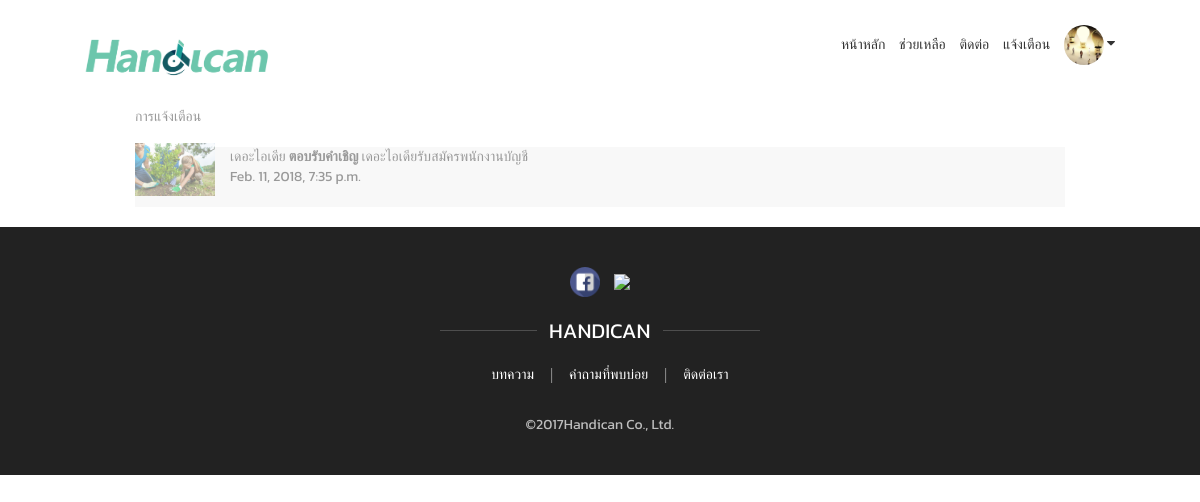
The app's page /notifications/ (signed in) with its own data.
### myapp/models.py (models this page shows, shortened)
class CompanyInfo(models.Model):
	profile = models.ForeignKey(Profile, on_delete=models.SET_NULL,blank=True,null=True)
	th_name = models.CharField(max_length=100,editable=True )
	en_name = models.CharField(max_length=100,editable=True )
	phone_no = models.CharField(max_length=20,default="ไม่ระบุ")
	hr_no = models.CharField(max_length=100,editable=True,blank=True,null=True )
	address = models.CharField(max_length=5000,default="ไม่ระบุ")
	info = models.CharField(max_length=5000,default="ไม่ระบุ")
	website = models.CharField(max_length=50,default="ไม่ระบุ")
	fax = models.CharField(max_length=30)
	company_type = models.CharField(max_length=100)
	get_more_info = models.BooleanField()
	created_at = models.DateTimeField(auto_now_add=True,null=True,)

class Notifications(models.Model):
	user = models.ForeignKey(User, on_delete=models.SET_NULL,blank=True,null=True)
	job = models.ForeignKey(Job,on_delete=models.SET_NULL,blank=True,null=True)
	tarket = models.ForeignKey(Profile,on_delete=models.SET_NULL,blank=True,null=True)
	action = models.CharField(max_length=20,editable=True )
	obj = models.CharField(max_length=200,editable=True ,blank=True,null=True)
	is_read = models.BooleanField(default=False)
	message= models.CharField(max_length=5000,editable=True,blank=True,null=True)
	created_at = models.DateTimeField(auto_now_add=True,null=True,)

### myapp/views.py (the view)
# urls.py: url(r'^notifications/$',views.notification_mobile, name="noti"),
def notification_mobile(request):
    list_noti =[]
    try :
        noti = Notifications.objects.filter(user=request.user)
        for i in noti:
            temp = {'name': '', 'action': '', 'obj':'','time':None,'img':None,'is_read': False}
            try :
                dis = CompanyInfo.objects.get(profile=i.tarket)
                temp['name'] = dis.th_name
                temp['action'] = i.action
                temp['obj'] = i.obj
                temp['time'] = i.created_at
                temp['is_read'] = i.is_read
                temp['img'] = i.tarket.profile_picture.url
                if temp['is_read'] == False and read:
                    read = False
                list_noti.append(temp)
            except :
                comp = DisabilityInfo.objects.get(profile=i.tarket)
                temp['name'] = comp.first_name
                temp['action'] = i.action
                temp['obj'] = i.obj
                temp['time'] = i.created_at
                temp['is_read'] = i.is_read
                temp['img'] = i.tarket.profile_picture.url
                if temp['is_read'] == False and read:
                    read = False
                list_noti.append(temp)
    except :
        raise
    return render(request, 'notification_mobile.html',{'noti':list_noti})

### myapp/templates/notification_mobile.html
{% extends 'base.html' %}{% load static %} {% block content %}
	<div class="uk-background-default ">
		<div class="container ">
			<p class="uk-text-muted uk-margin-top ">การแจ้งเตือน</p>
			<ul class="uk-list uk-list-divider">
				{% for i in noti %}
					{% if not i.is_read %}
						<li  class="uk-active">
							<a class="uk-link-reset" href="#">
								<div class="uk-grid-small uk-flex-middle" uk-grid>
									<div class="uk-width-auto">
										<img style="width: 80px;height: auto;" class="noti"  src="{{i.img}}" />
									</div>
									<div class="uk-width-expand">
										<p class="uk-margin-remove-bottom"></i> {{i.name}}<b> {{i.action}} </b>{{i.obj}} </p>
										<p class="uk-text-meta uk-margin-remove-top uk-margin-bottom"><time > {{i.time}}</time></p>
									</div>
								</div>
							</a>
						</li>
					{% else %}
						<li  class=" uk-background-muted uk-margin-remove-top ">
							<a class="uk-text-muted" href="#">
								<div class="uk-grid-small uk-flex-middle" uk-grid>
									<div class="uk-width-auto">
										<img style="width: 80px;height: auto;opacity: .5;" class="noti"  src="{{i.img}}" />
									</div>
									<div class="uk-width-expand">
										<p class="uk-margin-remove-bottom">{{i.name}}<b> {{i.action}} </b>{{i.obj}}</p>
										<p class="uk-text-meta uk-margin-remove-top uk-margin-bottom"><time >{{i.time}}</time></p>
									</div>
								</div>
							</a>
						</li>
					{% endif %}
				{% endfor %}
			</ul>
		</div>
	</div>
{% endblock %}

### static/css/css_home/style.css (style rules this page uses)
body { font-family: 'Open Sans', sans-serif; }
a { text-decoration: none; transition: .3s all ease-in-out; }
img { width: 100%; }

### records on screen
CompanyInfo: name "เดอะไอเดีย"
Notifications: action "ตอบรับคำเชิญ", obj "เดอะไอเดียรับสมัครพนักงานบัญชี", time "Feb. 11, 2018, 7:35 p.m."
